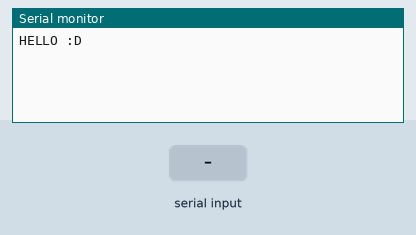
Recording of a sketch running on a simulated Arduino Uno, built with avr-gcc and run on an emulated ATmega328P. On the bench: the last lines printed to the serial monitor. Inputs (shaded band) come from the test bench.

Above: at 1.2 s.
1.3 s: "1" received over Serial
At 1.9 s:
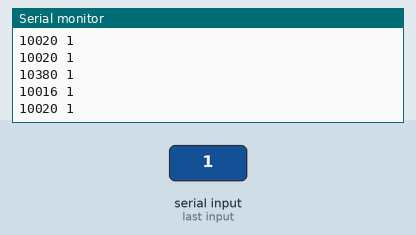
2.8 s: "0" received over Serial
At 3.7 s:
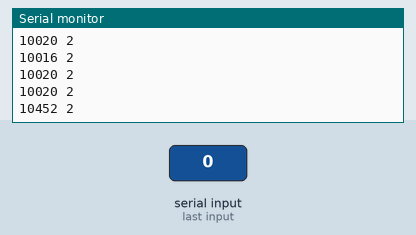
4.3 s: "2" received over Serial
At 5.0 s:
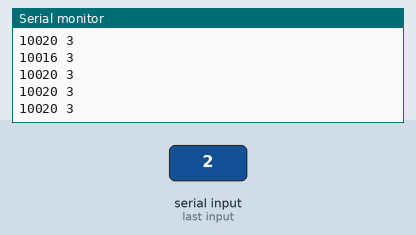
Timing chart, 0 to 7.3 s (numbered marks = the images above; inputs shaded):
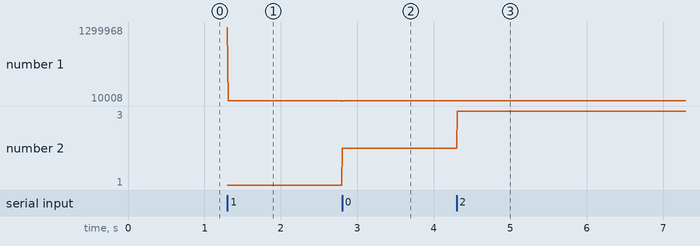

The sketch:

stepInterpreter2.ino
```cpp
void interpret_next_step(){

  #if defined(ARDUINO_AVR_NANO)
    byte b=Serial.read();
    b=b&15;
    b=b<<3;
    //printBinary(b);

    //set dir pins
    PORTD =  B01010000&b;
    delayMicroseconds(2);
    PORTD |= B00101000&b;
    delayMicroseconds(2);
    //delayMicroseconds(800);
    //delay(100);
    PORTD=0;
  #elif defined(ARDUINO_ARCH_ESP8266)
    int b=Serial.read();
    b=b&15;
    b=b<<12;
    //printBinary(b);

    //set dir pins
    GPOS =  (B1010<<12)&b;
    delayMicroseconds(10);
    GPOS= (B0101<<12)&b;
    delayMicroseconds(10);
    //delayMicroseconds(800);
    //delay(100);
    GPOC=b;
  #else
    #error Unsupported board selection.
  #endif


}


void setup() {
  Serial.begin(115200);
  Serial.println("HELLO :D");
  //Serial.setTimeout(10);


  #if defined(ARDUINO_AVR_NANO)
    pinMode(3,OUTPUT);
    pinMode(4,OUTPUT);
    pinMode(5,OUTPUT);
    pinMode(6,OUTPUT);
  #elif defined(ARDUINO_ARCH_ESP8266)
    pinMode(12,OUTPUT);
    pinMode(13,OUTPUT);
    pinMode(14,OUTPUT);
    pinMode(15,OUTPUT);
  #else
  #error Unsupported board selection.
  #endif
}
long last_step_time=0;
int intervall=10000;

void loop() {
  // put your main code here, to run repeatedly:
  //int t=micros();
  int n_av=Serial.available();

  //if(n_av>0){
    //while(Serial.available()>0){
    //  interpret_next_step();
    //}
  //}
  if((micros()-last_step_time)>intervall && n_av>0){
    Serial.print(micros()-last_step_time);
    Serial.print(" ");
    last_step_time=micros();
    interpret_next_step();
    Serial.println(n_av);
  }
  //int t2=micros()-t;
  //Serial.println(t2);
}
```

Measured:
- after the input at 1.3 s, the serial monitor: prints a new line at once (image 1)
- after the input at 2.8 s, the serial monitor: prints a new line at once (image 2)
- after the input at 4.3 s, the serial monitor: prints a new line at once (image 3)
- plotted number 2: 1 → 2 after the input at 2.8 s, 2 → 3 after the input at 4.3 s
